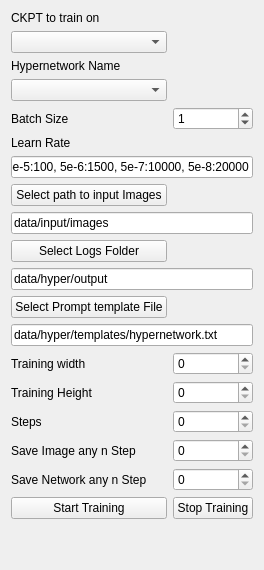
                <widget class="QWidget" name="Hypernetwork">
                 <attribute name="title">
                  <string>Hypernetwork Training</string>
                 </attribute>
                 <layout class="QGridLayout" name="gridLayout_6">
                  <item row="6" column="0" colspan="2">
                   <widget class="QLineEdit" name="learn_rate">
                    <property name="text">
                     <string>5e-5:100, 5e-6:1500, 5e-7:10000, 5e-8:20000</string>
                    </property>
                   </widget>
                  </item>
                  <item row="9" column="0" colspan="2">
                   <widget class="QLineEdit" name="data_root_2">
                    <property name="text">
                     <string>data/input/images</string>
                    </property>
                   </widget>
                  </item>
                  <item row="8" column="0">
                   <widget class="QPushButton" name="pathInputImages_2">
                    <property name="text">
                     <string>Select path to input Images</string>
                    </property>
                   </widget>
                  </item>
                  <item row="17" column="1">
                   <widget class="QSpinBox" name="create_image_every"/>
                  </item>
                  <item row="0" column="0">
                   <widget class="QLabel" name="label_46">
                    <property name="text">
                     <string>CKPT to train on</string>
                    </property>
                   </widget>
                  </item>
                  <item row="11" column="0" colspan="2">
                   <widget class="QLineEdit" name="log_directory">
                    <property name="text">
                     <string>data/hyper/output</string>
                    </property>
                   </widget>
                  </item>
                  <item row="18" column="1">
                   <widget class="QSpinBox" name="save_hypernetwork_every"/>
                  </item>
                  <item row="16" column="0">
                   <widget class="QLabel" name="label_39">
                    <property name="text">
                     <string>Steps</string>
                    </property>
                   </widget>
                  </item>
                  <item row="3" column="0">
                   <widget class="QComboBox" name="hypernetwork_list"/>
                  </item>
                  <item row="15" column="1">
                   <widget class="QSpinBox" name="training_height"/>
                  </item>
                  <item row="10" column="0">
                   <widget class="QPushButton" name="logsFolder_2">
                    <property name="text">
                     <string>Select Logs Folder</string>
                    </property>
                   </widget>
                  </item>
                  <item row="14" column="1">
                   <widget class="QSpinBox" name="training_width"/>
                  </item>
                  <item row="21" column="1">
                   <widget class="QPushButton" name="Stop_2">
                    <property name="text">
                     <string>Stop Training</string>
                    </property>
                   </widget>
                  </item>
                  <item row="4" column="1">
                   <widget class="QSpinBox" name="batch_size">
                    <property name="maximum">
                     <number>10</number>
                    </property>
                    <property name="value">
                     <number>1</number>
                    </property>
                   </widget>
                  </item>
                  <item row="18" column="0">
                   <widget class="QLabel" name="label_41">
                    <property name="text">
                     <string>Save Network any n Step</string>
                    </property>
                   </widget>
                  </item>
                  <item row="12" column="0">
                   <widget class="QPushButton" name="promptTemplateFile">
                    <property name="text">
                     <string>Select Prompt template File</string>
                    </property>
                   </widget>
                  </item>
                  <item row="15" column="0">
                   <widget class="QLabel" name="label_38">
                    <property name="text">
                     <string>Training Height</string>
                    </property>
                   </widget>
                  </item>
                  <item row="17" column="0">
                   <widget class="QLabel" name="label_42">
                    <property name="text">
                     <string>Save Image any n Step</string>
                    </property>
                   </widget>
                  </item>
                  <item row="13" column="0" colspan="2">
                   <widget class="QLineEdit" name="template_file">
                    <property name="text">
                     <string>data/hyper/templates/hypernetwork.txt</string>
                    </property>
                   </widget>
                  </item>
                  <item row="5" column="0">
                   <widget class="QLabel" name="label_44">
                    <property name="text">
                     <string>Learn Rate</string>
                    </property>
                   </widget>
                  </item>
                  <item row="4" column="0">
                   <widget class="QLabel" name="label_43">
                    <property name="text">
                     <string>Batch Size</string>
                    </property>
                   </widget>
                  </item>
                  <item row="2" column="0">
                   <widget class="QLabel" name="label_40">
                    <property name="text">
                     <string>Hypernetwork Name</string>
                    </property>
                   </widget>
                  </item>
                  <item row="24" column="0">
                   <spacer name="verticalSpacer_3">
                    <property name="orientation">
                     <enum>Qt::Vertical</enum>
                    </property>
                    <property name="sizeHint" stdset="0">
                     <size>
                      <width>20</width>
                      <height>40</height>
                     </size>
                    </property>
                   </spacer>
                  </item>
                  <item row="1" column="0">
                   <widget class="QComboBox" name="ckpt_list"/>
                  </item>
                  <item row="16" column="1">
                   <widget class="QSpinBox" name="steps"/>
                  </item>
                  <item row="14" column="0">
                   <widget class="QLabel" name="label_45">
                    <property name="text">
                     <string>Training width</string>
                    </property>
                   </widget>
                  </item>
                  <item row="21" column="0">
                   <widget class="QPushButton" name="train_hypernetwork">
                    <property name="text">
                     <string>Start Training</string>
                    </property>
                   </widget>
                  </item>
                 </layout>
                </widget>
